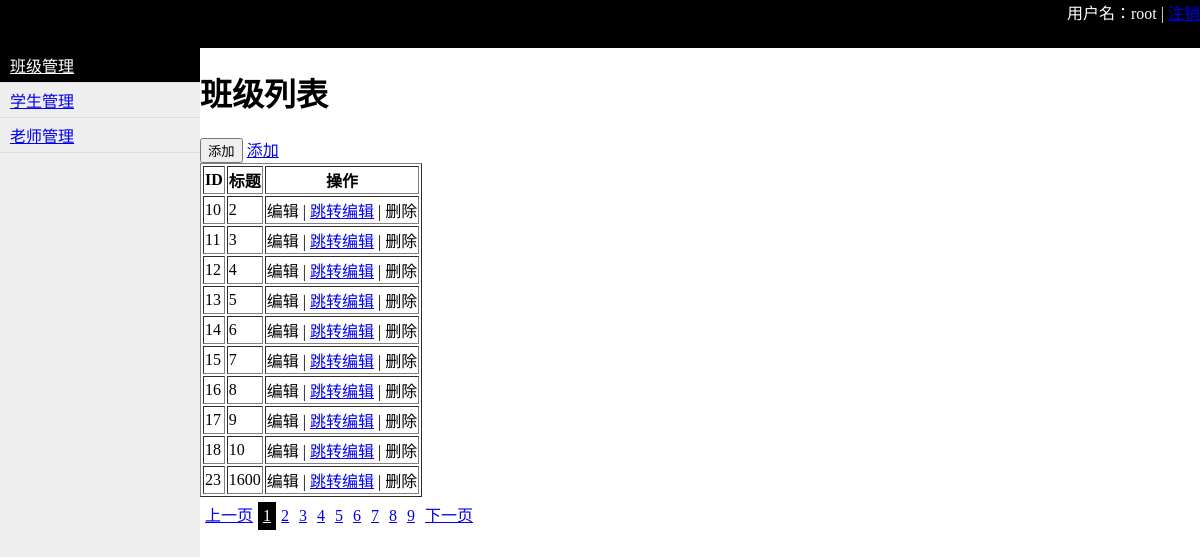
Page /classes.html (signed in) on the committed database.
### app01/models.py (models this page shows)
class Classes(models.Model):
    caption = models.CharField(max_length=32)

### app01/views.py (the view)
    def inner(request, *args, **kwargs):
        is_login = request.session.get('is_login')
        if is_login:
            return func(request, *args, **kwargs)
        else:
            return redirect('/login.html')

### app01/views.py (called while the page is built, shortened)
def auth(func):
    def inner(request, *args, **kwargs):
        is_login = request.session.get('is_login')
        if is_login:
            return func(request, *args, **kwargs)
        else:
            return redirect('/login.html')
    return inner

@auth
def handle_classes(request):
    if request.method == "GET":
        current_user = request.session.get('username')
        current_page = request.GET.get('p', 1)
        current_page = int(current_page)
        total_count = models.Classes.objects.all().count( )
        obj = PagerHelper(total_count, current_page, '/classes.html', 10)
        pager = obj.pager_str( )
        cls_list = models.Classes.objects.all()[obj.db_start:obj.db_end]
        return render(request, 'classes.html', {'username': current_user, 'cls_list': cls_list, 'str_pager': pager})

### util/page.py (called while the page is built)
    @property
    def db_start(self):
        return (self.current_page -1) * self.per_page

    @property
    def db_end(self):
        return self.current_page * self.per_page

    def total_page(self):
        v, a = divmod(self.total_count, self.per_page)
        if a != 0:
            v += 1
        return v

### templates/classes.html (shortened to what this page needs)
{% extends "layout.html" %}
{% block content %}
    <h1>班级列表</h1>
    <div>
        <input id="id_add" type="button" value="添加" />
        <a href="/add_classes.html">添加</a>
    </div>
    <table border="1">
        <thead>
            <tr>
                <th> ID </th>
                <th>标题</th>
                <th>操作</th>
            </tr>
        </thead>
        <tbody>
            {% for item in cls_list %}
                <tr>
                    <td al="id">{{ item.id }}</td>
                    <td al="caption">{{ item.caption }}</td>
                    <td>
                        <a class="td-edit">编辑</a> | <a target="_blank" href="/edit_classes.html?nid={{ item.id }}">跳转编辑</a> | <a class="td-delete">删除</a>
                    </td>
                </tr>
            {% endfor %}
        </tbody>
    </table>
    <div class="pagination">
        {{ str_pager|safe }}
    </div>
{% endblock %}

### templates/layout.html (shortened to what this page needs)
<!DOCTYPE html>
<html lang="en">
<head>
</head>
<body>
    <div style="height: 48px;background-color: black;color: white">
        <div style="float: right">用户名：{{ username }}  | <a href="/logout.html">注销</a></div>
    </div>
    <div>
        <div class="menu" style="position: absolute;top: 48px;left: 0;bottom:0;width: 200px;background-color: #eeeeee">
            <a id="menu_class" class="item" href="/classes.html">班级管理</a>
            <a id="menu_student" class="item" href="/student.html">学生管理</a>
            <a id="menu_teacher" class="item" href="/teacher.html">老师管理</a>
        </div>
        <div style="position: absolute;top: 48px;left: 200px;bottom:0;right: 0;overflow: auto">
            {% block content %} {% endblock %}
        </div>
    </div>
</body>
</html>

### templates/layout.html (style rules this page uses)
body { margin: 0; }
.menu .item { display: block; padding: 5px 10px; border-bottom: 1px solid #dddddd; }
.menu .item.active { background-color: black; color: white; }
.pagination a { display: inline-block; padding: 5px; }
.pagination a.active { background-color: black; color: white; }

### rows in the picture
Classes: id "10", caption "2"
Classes: id "11", caption "3"
Classes: id "12", caption "4"
Classes: id "13", caption "5"
Classes: id "14", caption "6"
Classes: id "15", caption "7"
Classes: id "16", caption "8"
Classes: id "17", caption "9"
Classes: id "18", caption "10"
Classes: id "23", caption "1600"

### other values in the picture
{{ username }} "root"
{{ str_pager|safe }} "上一页 1 2 3 4 5 6 7 8 9 下一页"
